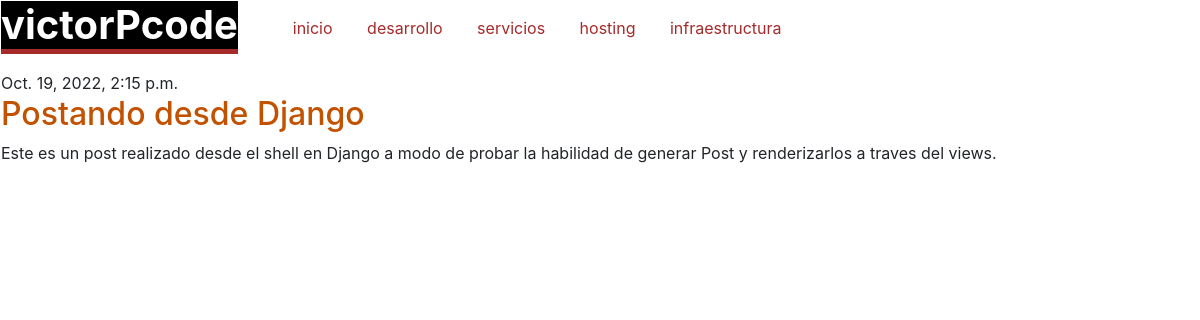
The app's page /post/2/ with its own data.
### blog/models.py (models this page shows, shortened)
class Post(models.Model):
    author = models.ForeignKey(settings.AUTH_USER_MODEL, on_delete=models.CASCADE)
    title = models.CharField(max_length=200)
    text = models.TextField()
    created_date = models.DateTimeField(default=timezone.now)
    published_date = models.DateTimeField(blank=True, null=True)

### blog/views.py (the view)
# urls.py: path('post/<int:pk>/', views.post_detail, name='post_detail'),
def post_detail(request, pk):
    post = get_object_or_404(Post, pk=pk)
    return render(request, 'blog/post_detail.html', {'post': post})

### blog/templates/blog/post_detail.html (shortened to what this page needs)
{% extends 'blog/base.html' %}
{% block content %}
<main>
    <article class="post">
        {% if post.published_date %}
            <time class="date">
                {{ post.published_date }}
            </time>
        {% endif %}
        <h2 style="color: #C25100;">{{ post.title }}</h2>
        <p>{{ post.text|linebreaksbr }}</p>
    </article>
</main>
{% endblock %}

### records on screen
Post: published_date "Oct. 19, 2022, 2:15 p.m.", title "Postando desde Django", text "Este es un post realizado desde el shell en Django a modo de probar la habilidad de generar Post y renderizarlos a traves del views."
